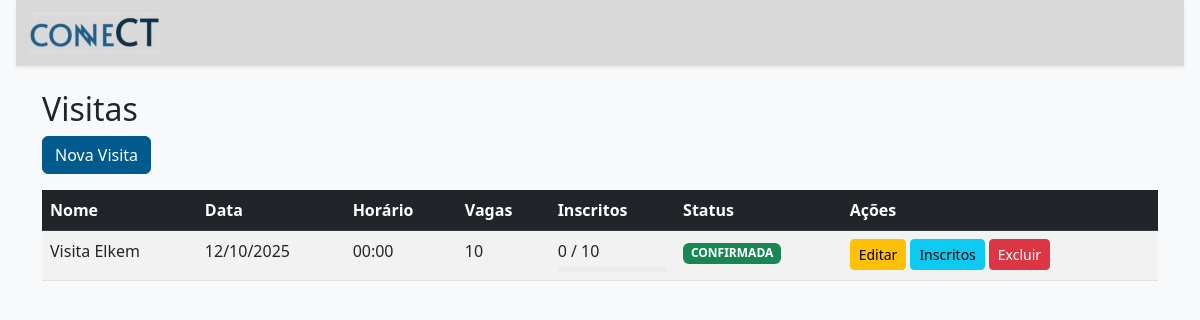
The page /admin/visitas (signed in) on the database as committed earlier.
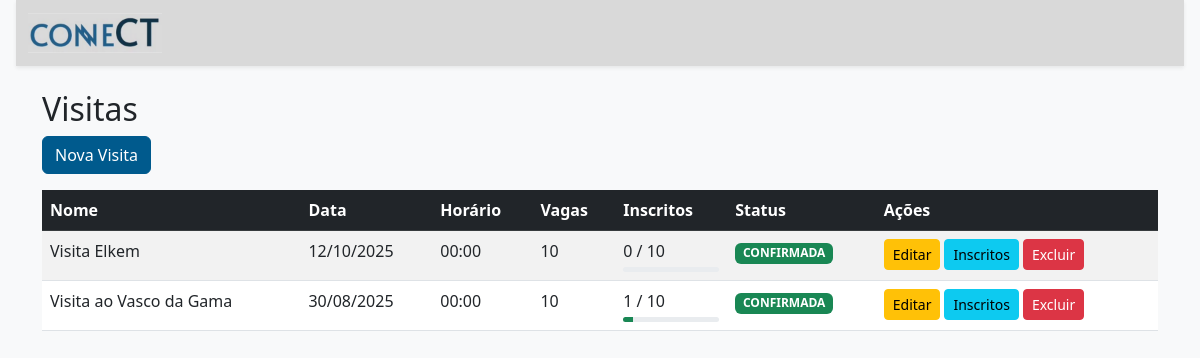
The same page on the database as committed later.
### app/models/atividade.py (models this page shows)
class Visita(db.Model):
    __tablename__ = 'visita'
    id = db.Column(db.Integer, primary_key=True)
    nome = db.Column(db.String(100), nullable=False)
    descricao = db.Column(db.Text)
    data = db.Column(db.Date, nullable=False)
    horario = db.Column(db.Time, nullable=False)
    link_inscricao = db.Column(db.String(255), nullable=False)
    vagas_disponiveis = db.Column(db.Integer, nullable=False)
    status = db.Column(PgEnum(StatusEnum), nullable=False, default=StatusEnum.CONFIRMADA)

### app/routes/admin.py (the view)
@admin_bp.route('/visitas')
@login_required
@admin_required
def list_visitas():
    visitas = Visita.query.all()
    for visita in visitas:
        visita.num_inscritos = len(visita.participantes.all())
    return render_template('visitas/list.html', visitas=visitas)

### app/templates/visitas/list.html
{% extends 'base.html' %}
{% block content %}
<nav class="navbar navbar-expand-lg navbar-light navbar-connect-gray shadow-sm sticky-top">
    <div class="container-fluid">
      <a class="navbar-brand" href="{{ url_for('main.index') }}">
        <img src="{{ url_for('static', filename='img/logo_connect.png') }}" alt="Logo ConneCT" height="40">
      </a>
</nav>
<div class="container mt-4">
    <h2>Visitas</h2>
    <a href="{{ url_for('admin.new_visita') }}" class="btn btn-primary mb-3">Nova Visita</a>
    {% if not visitas %}
        <div class="alert alert-info">Nenhuma visita criada ainda.</div>
    {% else %}
        <div class="table-responsive">
            <table class="table table-striped">
                <thead class="table-dark">
                    <tr>
                        <th>Nome</th>
                        <th>Data</th>
                        <th>Horário</th>
                        <th>Vagas</th>
                        <th>Inscritos</th>
                        <th>Status</th>
                        <th>Ações</th>
                    </tr>
                </thead>
                <tbody>
                    {% for visita in visitas %}
                    <tr>
                        <td>{{ visita.nome }}</td>
                        <td>{{ visita.data.strftime('%d/%m/%Y') }}</td>
                        <td>{{ visita.horario.strftime('%H:%M') }}</td>
                        <td>{{ visita.vagas_disponiveis }}</td>
                        <td>
                            {{ visita.participantes.count() }} / {{ visita.vagas_disponiveis }}
                            {% if visita.vagas_disponiveis > 0 %}
                                {% set progresso = (visita.participantes.count() / visita.vagas_disponiveis * 100) | round(0) %}
                                <div class="progress mt-1" style="height: 5px;">
                                    <div class="progress-bar bg-{{ 'success' if visita.participantes.count() < visita.vagas_disponiveis else 'danger' }}"
                                         role="progressbar"
                                         style="width: {{ progresso ~ '%' }}">
                                    </div>
                                </div>
                            {% endif %}
                        </td>
                        <td>
                            <span class="badge bg-{{ 'success' if visita.status.value == 'CONFIRMADA' else 'danger' if visita.status.value == 'CANCELADA' else 'info' }}">
                                {{ visita.status.value }}
                            </span>
                        </td>
                        <td>
                            <div class="d-flex gap-1">
                                <a href="{{ url_for('admin.edit_visita', id=visita.id) }}" class="btn btn-sm btn-warning">Editar</a>
                                <a href="{{ url_for('admin.ver_inscritos_visita', visita_id=visita.id) }}" class="btn btn-sm btn-info">Inscritos</a>
                                <form action="{{ url_for('admin.delete_visita', id=visita.id) }}" method="POST" class="d-inline">
                                    <button type="submit" class="btn btn-sm btn-danger"
                                            onclick="return confirm('Tem certeza que deseja excluir esta visita?')">
                                        Excluir
                                    </button>
                                </form>
                            </div>
                        </td>
                    </tr>
                    {% endfor %}
                </tbody>
            </table>
        </div>
    {% endif %}
</div>
{% endblock %}

Rows that differ between the two databases and show on the page:
added Visita: nome "Visita ao Vasco da Gama", data "30/08/2025", horario "00:00", vagas_disponiveis "10", participantes.count "1", status.value "CONFIRMADA"
